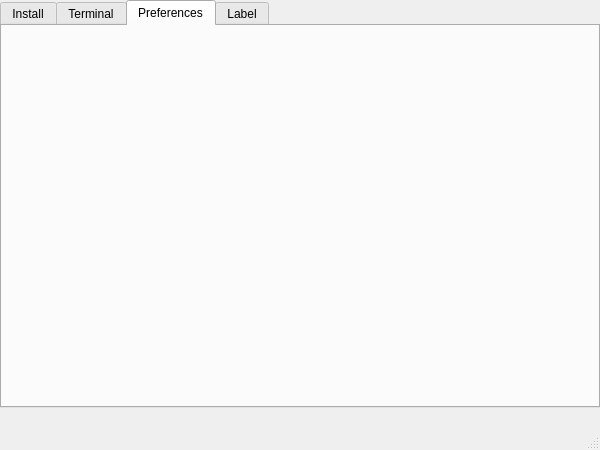
<?xml version="1.0" encoding="UTF-8"?>
<ui version="4.0">
 <class>CaosIsp</class>
 <widget class="QMainWindow" name="CaosIsp">
  <property name="geometry">
   <rect>
    <x>0</x>
    <y>0</y>
    <width>600</width>
    <height>450</height>
   </rect>
  </property>
  <property name="minimumSize">
   <size>
    <width>600</width>
    <height>450</height>
   </size>
  </property>
  <property name="maximumSize">
   <size>
    <width>1600</width>
    <height>1600</height>
   </size>
  </property>
  <property name="windowTitle">
   <string>CoActionOS ISP</string>
  </property>
  <widget class="QWidget" name="centralWidget">
   <layout class="QVBoxLayout" name="verticalLayout">
    <property name="leftMargin">
     <number>0</number>
    </property>
    <property name="topMargin">
     <number>0</number>
    </property>
    <property name="rightMargin">
     <number>0</number>
    </property>
    <property name="bottomMargin">
     <number>0</number>
    </property>
    <item>
     <widget class="QTabWidget" name="tabWidget">
      <property name="currentIndex">
       <number>2</number>
      </property>
      <widget class="Installer" name="installTab">
       <attribute name="title">
        <string>Install</string>
       </attribute>
      </widget>
      <widget class="IspTerminal" name="terminalTab">
       <attribute name="title">
        <string>Terminal</string>
       </attribute>
      </widget>
      <widget class="Preferences" name="preferencesTab">
       <attribute name="title">
        <string>Preferences</string>
       </attribute>
      </widget>
      <widget class="QWidget" name="labelTab">
       <property name="enabled">
        <bool>false</bool>
       </property>
       <attribute name="title">
        <string>Label</string>
       </attribute>
      </widget>
     </widget>
    </item>
    <item>
     <widget class="CConnect" name="connectWidget" native="true"/>
    </item>
    <item>
     <widget class="QLabel" name="label">
      <property name="sizePolicy">
       <sizepolicy hsizetype="Preferred" vsizetype="Fixed">
        <horstretch>0</horstretch>
        <verstretch>0</verstretch>
       </sizepolicy>
      </property>
      <property name="minimumSize">
       <size>
        <width>0</width>
        <height>8</height>
       </size>
      </property>
      <property name="maximumSize">
       <size>
        <width>16777215</width>
        <height>8</height>
       </size>
      </property>
      <property name="text">
       <string/>
      </property>
     </widget>
    </item>
   </layout>
  </widget>
  <widget class="QStatusBar" name="statusBar"/>
 </widget>
 <layoutdefault spacing="6" margin="11"/>
 <customwidgets>
  <customwidget>
   <class>CConnect</class>
   <extends>QWidget</extends>
   <header>CSdk/CConnect.h</header>
   <container>1</container>
  </customwidget>
  <customwidget>
   <class>IspTerminal</class>
   <extends>QWidget</extends>
   <header>IspTerminal.h</header>
   <container>1</container>
  </customwidget>
  <customwidget>
   <class>Preferences</class>
   <extends>QWidget</extends>
   <header>Preferences.h</header>
   <container>1</container>
  </customwidget>
  <customwidget>
   <class>Installer</class>
   <extends>QWidget</extends>
   <header>Installer.h</header>
   <container>1</container>
  </customwidget>
 </customwidgets>
 <resources/>
 <connections/>
</ui>
